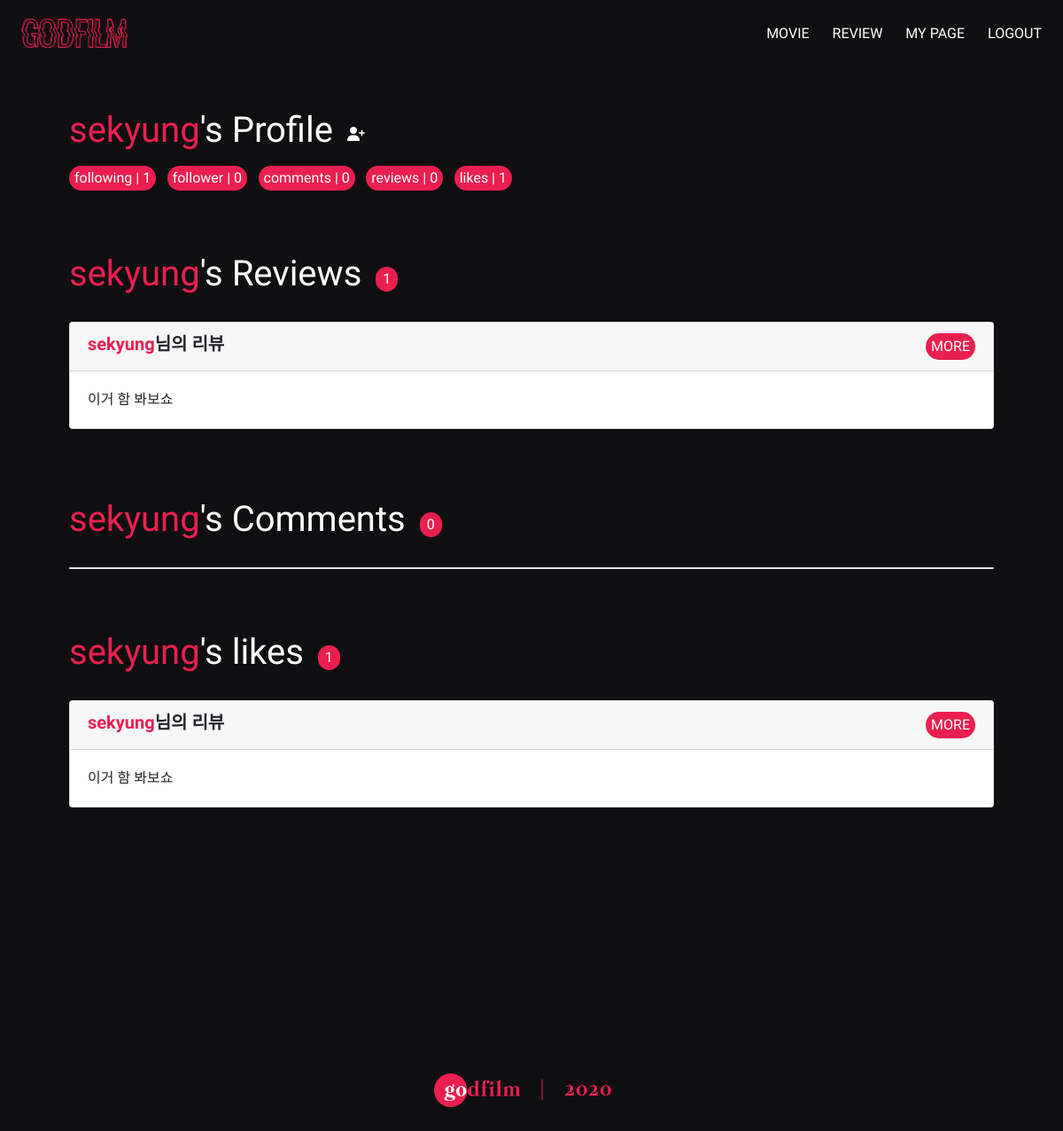
The page /accounts/sekyung/ (signed in) on the database its author committed.
### accounts/models.py (models this page shows)
class User(AbstractUser):
    followers = models.ManyToManyField(
            settings.AUTH_USER_MODEL,
            related_name='followings'
        )

### movies/models.py (models this page shows)
class Review(models.Model):
    title = models.CharField(max_length=100)
    content = models.TextField()
    user = models.ForeignKey(settings.AUTH_USER_MODEL, on_delete=models.CASCADE)
    movie = models.ForeignKey(Movie, on_delete=models.CASCADE)
    like_users = models.ManyToManyField(settings.AUTH_USER_MODEL, related_name='like_reviews', blank=True)

### accounts/views.py (the view)
# urls.py: path('<username>/', views.profile, name='profile'),
@login_required
def profile(request, username):
    User = get_user_model()
    person = get_object_or_404(User, username=username)
    if person.moviecomment_set.count() != 0:
        cast_list = person.moviecomment_set.order_by('-score')[0].movie.cast.all()
    else:
        cast_list = Movie.objects.order_by('-moviecomment')[0].cast.all()
    context = {
        'person': person,
        'cast_list': cast_list,
    }
    return render(request, 'accounts/profile.html', context)

### accounts/templates/accounts/profile.html (shortened to what this page needs)
{% extends 'base.html' %}
{% load bootstrap4 %}
{% load static %}
{% block content %}
<div class="d-flex justify-content-start">
    <h1 style="color: white;"><span style="color: #ea1f4f;">{{ person.username }}</span>'s Profile</h1>
    {% if user != person %}
    <a href="{% url 'accounts:follow' person.username %}" class="mt-3 ml-3">
        {% if user in person.followers.all %}
            <i class="fas fa-user-plus" style="color: #ea1f4f;"></i>
        {% else %}
            <i class="fas fa-user-plus" style="color: white;"></i>
        {% endif %}
    </a>
    {% endif %}
</div>
<div class="follow-info mt-2">
    <span class="mr-2 following-num"> following | {{ person.followings.all|length }}</span>
    <span class="mr-2 follower-num"> follower | {{ person.followers.all|length }}</span>
    <span class="mr-2"> comments | {{ person.moviecomment_set|length }}</span>
    <span class="mr-2"> reviews | {{ person.review_set|length }}</span>
    <span class="mr-2"> likes | {{ person.like_reviews.all|length }}</span>
</div>
<div class="d-flex justify-content-start">
    <h1 style="color: white; margin: 70px 0 30px 0;"><span style="color: #ea1f4f;">{{ person.username }}</span>'s Reviews</h1>
    <div class="follow-info" style="margin: 70px 0 30px 0;"><span class="ml-3 mt-3 px-2">{{  person.review_set.count }}</span></div>
</div>
{% for review in person.review_set.all %}
  <div class="card mb-2">
    <h5 class="card-header d-flex justify-content-between">
      <span style="font-family: 'Nanum Gothic', sans-serif; font-weight:bold"><a href="{% url 'accounts:profile' review.user %}" class="goprofile">{{ person.username }}</a>님의 리뷰</span>
      <a href="{% url 'movies:review_detail' review.movie.id review.id %}" class="btn review-more">MORE</a>
    </h5>
    <div class="card-body d-flex justify-content-between">
      <p class="card-text">{{ review.title }}</p>
    </div>
  </div>
{% endfor %}
<div class="d-flex justify-content-start">
    <h1 style="color: white;  margin: 70px 0 30px 0;"><span style="color: #ea1f4f;">{{ person.username }}</span>'s Comments</h1>
    <div class="follow-info" style="margin: 70px 0 30px 0;"><span class="ml-3 mt-3 px-2">{{ person.moviecomment_set.count }}</span></div>
</div>
<div class="card">
</div>
<div class="d-flex justify-content-start">
  <h1 style="color: white; margin: 70px 0 30px 0;"><span style="color: #ea1f4f;">{{ person.username }}</span>'s likes</h1>
  <div class="follow-info" style="margin: 70px 0 30px 0;"><span class="ml-3 mt-3 px-2">{{  person.like_reviews.all.count }}</span></div>
</div>
{% for review in person.like_reviews.all %}
<div class="card mb-2">
  <h5 class="card-header d-flex justify-content-between">
    <span style="font-family: 'Nanum Gothic', sans-serif; font-weight:bold"><a href="{% url 'accounts:profile' review.user %}" class="goprofile">{{ review.user.username }}</a>님의 리뷰</span>
    <a href="{% url 'movies:review_detail' review.movie.id review.id %}" class="btn review-more">MORE</a>
  </h5>
  <div class="card-body d-flex justify-content-between">
    <p class="card-text">{{ review.title }}</p>
  </div>
</div>
{% endfor %}
{% endblock %}

### templates/base.html (style rules this page uses)
p { font-family: 'Raleway', sans-serif; }
#back { width: 100%; background-color: #0f0f11; }
h1, h5 { font-family: 'Suez One', serif; }
.goprofile { text-decoration:none; font-family: 'Suez One', serif; color: #ea1f4f; border-radius: 50px; }
.review-more { font-family: 'Suez One', serif; border-radius: 50px; padding:2px 5px; background-color: #ea1f4f; color: white; }
.follow-info > span { font-family: 'Suez One', serif; color: white; border-radius: 50px; padding:2px 5px; background-color: #ea1f4f; display: inline-block; padding: 2px 6px; }

### rows shown on the page
User: username "sekyung", followings.all|length "1", followers.all|length "0", moviecomment_set|length "0", review_set|length "0", like_reviews.all|length "1", review_set.count "1", moviecomment_set.count "0", like_reviews.all.count "1"
Review: title "이거 함 봐보쇼", user.username "sekyung"
